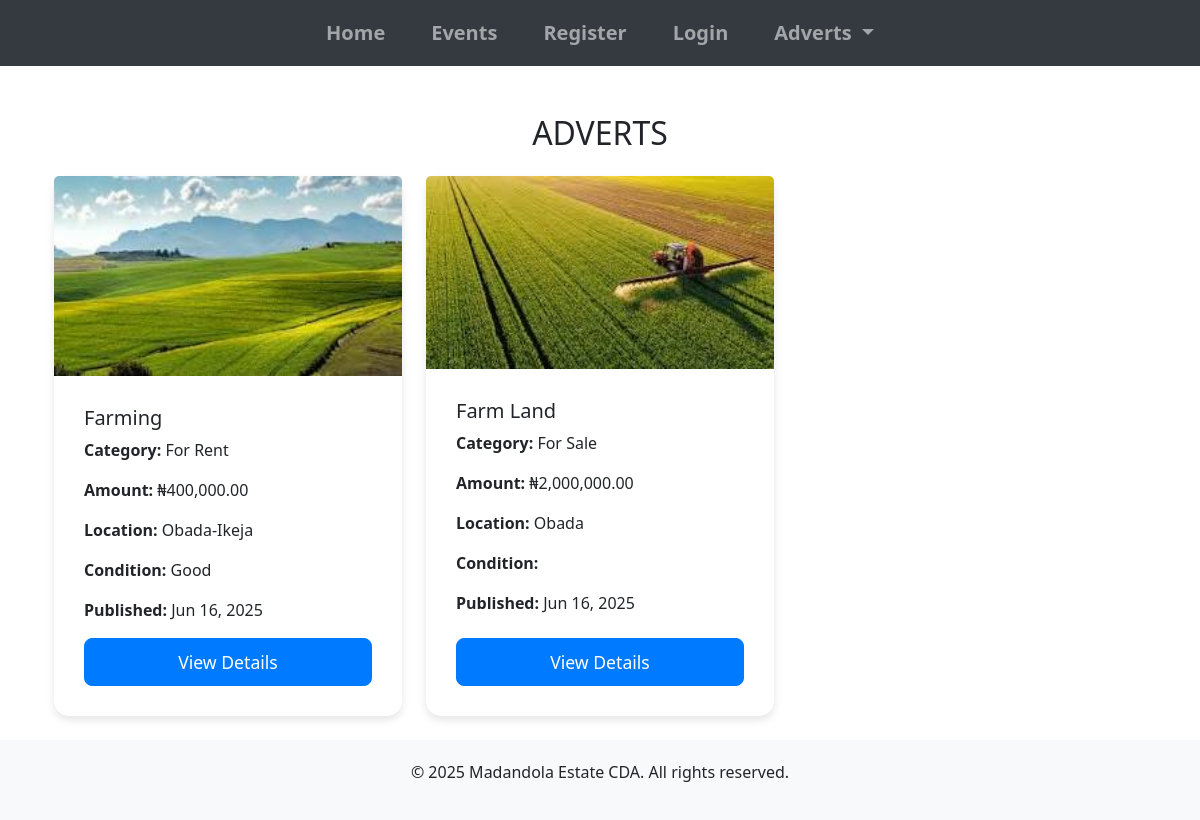
Page /adverts/ on the earlier database version.
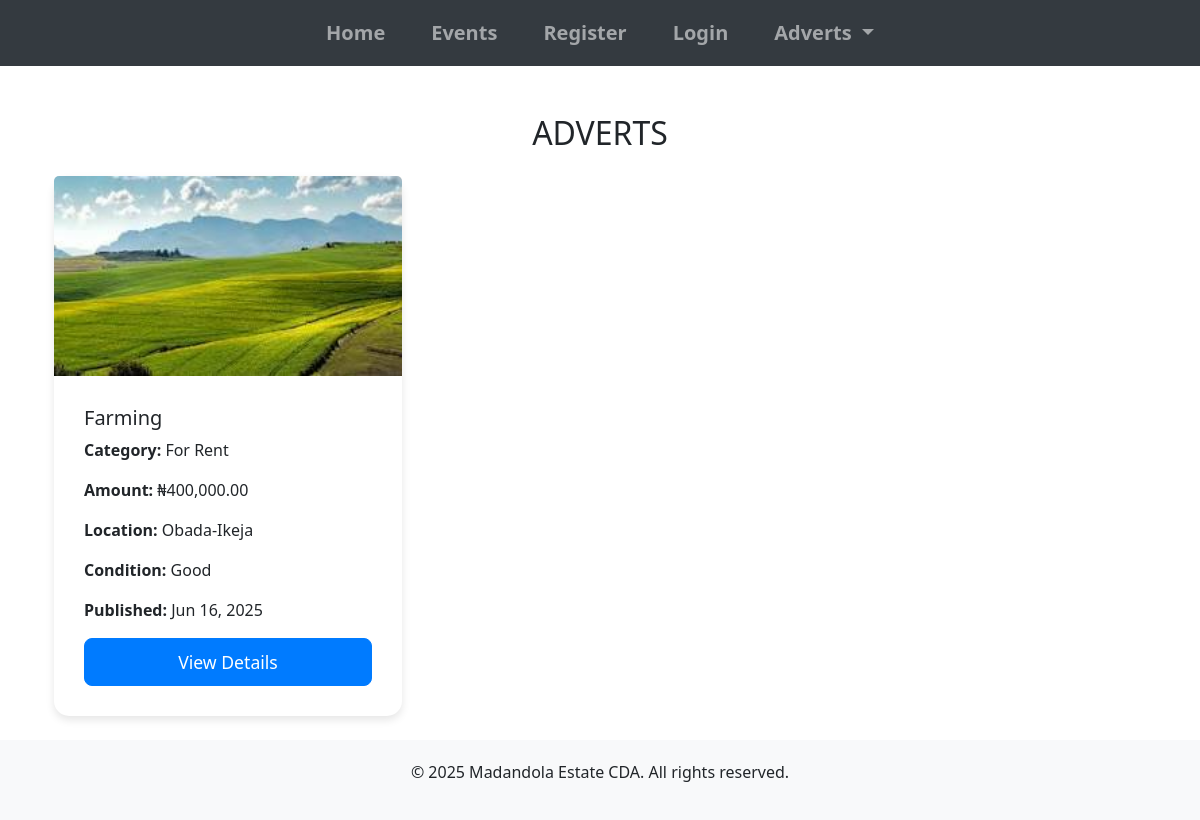
Same page on the later database version.
### cda_app/models.py (models this page shows, shortened)
class AdvertItem(models.Model):
    CATEGORY_CHOICES = [
        ('For Sale', 'For Sale'),
        ('For Rent', 'For Rent'),
        ('For Lease', 'For Lease'),
    ]
    category = models.CharField(max_length=20, choices=CATEGORY_CHOICES)
    user = models.ForeignKey(User, on_delete=models.CASCADE)
    title = models.CharField(max_length=200)
    description = models.TextField()
    amount = models.DecimalField(max_digits=10, decimal_places=2)
    location = models.CharField(max_length=100)
    condition = models.CharField(max_length=100)
    published_date = models.DateTimeField(auto_now_add=True)
    is_approved = models.BooleanField(default=False)
    phone_number = models.CharField(max_length=20, blank=True, null=True)

class AdvertImage(models.Model):
    advert_item = models.ForeignKey(AdvertItem, on_delete=models.CASCADE, related_name='images')
    image = models.ImageField(upload_to='advert_images/')
    is_main = models.BooleanField(default=False)

### cda_app/views.py (the view)
# urls.py: path('adverts/', views.advert_list, name='advert_list'),
def advert_list(request):
    category_name = request.GET.get('category')
    if category_name:
        advert_items = AdvertItem.objects.filter(is_approved=True, category=category_name).order_by('-published_date')
    else:
        advert_items = AdvertItem.objects.filter(is_approved=True).order_by('-published_date')
    context = {
        'advert_items': advert_items
    }
    return render(request, 'advert_list.html', context)

### cda_app/context_processors.py (called while the page is built)
def committees(request):
    return {'committees': Committee.objects.all()}

### templates/advert_list.html (shortened to what this page needs)
{% extends 'base.html' %}
{% load humanize %}
{% block content %}
<div class="container">
    <h2 class="text-center text-uppercase my-4">Adverts</h2>
    <div class="row">
        {% for advert in advert_items %}
        <div class="col-md-4 mb-4">
            <div class="card h-100">
                {% if advert.images.first %}
                <img src="{{ advert.images.first.image.url }}" class="card-img-top" alt="{{ advert.title }}">
                {% else %}
                <img src="https://via.placeholder.com/300" class="card-img-top" alt="No Image">
                {% endif %}
                <div class="card-body d-flex flex-column">
                    <h5 class="card-title">{{ advert.title }}</h5>
                    <p class="card-text"><strong>Category:</strong> {{ advert.category }}</p>
                    <p class="card-text"><strong>Amount:</strong> &#8358;{{ advert.amount|intcomma }}</p>
                    <p class="card-text"><strong>Location:</strong> {{ advert.location }}</p>
                    <p class="card-text"><strong>Condition:</strong> {{ advert.condition }}</p>
                    <p class="card-text"><strong>Published:</strong> {{ advert.published_date|date:"M d, Y" }}</p>
                    <a href="{% url 'advert_detail' advert.pk %}" class="btn btn-primary mt-auto">View Details</a>
                </div>
            </div>
        </div>
        {% empty %}
        <div class="col-12">
            <p class="text-center">No adverts found in this category.</p>
        </div>
        {% endfor %}
    </div>
</div>
{% endblock %}

Differences in the rows shown:
no longer on this page (row edited): AdvertItem: images.first.image (picture), title "Farm Land", category "For Sale", amount "2,000,000.00", location "Obada", published_date "Jun 16, 2025"
